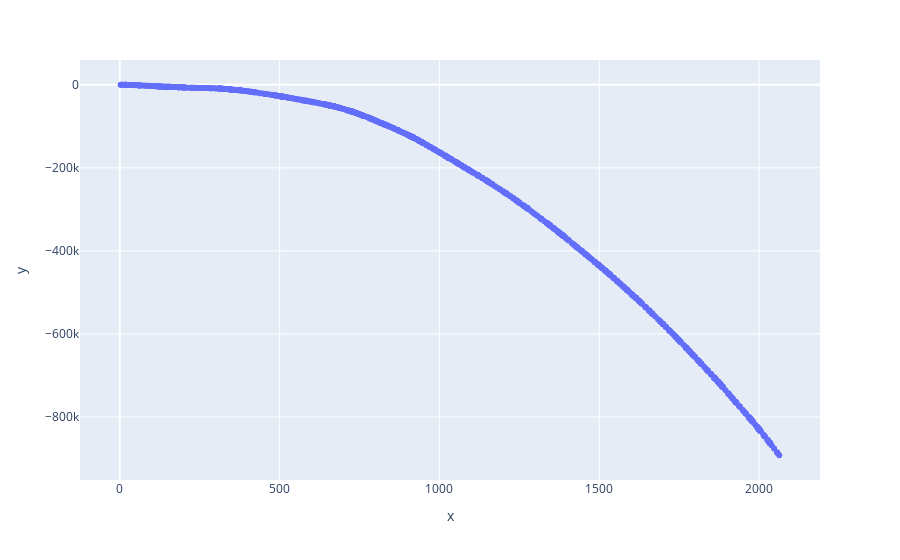

Source (notebook cell):
### Code cell
fig = px.scatter(pos_aim_df,x='x',y='y')
fig.show()

### Figure 1 — Plotly figure (JSON) as saved in the notebook; plotly's stock layout.template omitted (floating-point values rounded to 4 significant figures; data arrays with more than 128 entries replaced by an {"elided": "..."} marker saying what was removed)
{"data": [{"hovertemplate": "x=%{x}<br>y=%{y}<extra></extra>", "legendgroup": "", "marker": {"color": "#636efa", "symbol": "circle"}, "mode": "markers", "name": "", "orientation": "v", "showlegend": false, "type": "scatter", "x": {"elided": "1000 int values"}, "xaxis": "x", "y": {"elided": "1000 int values"}, "yaxis": "y"}], "layout": {"autosize": true, "legend": {"tracegroupgap": 0}, "margin": {"t": 60}, "xaxis": {"anchor": "y", "autorange": true, "domain": [0, 1], "range": [-119.7, 2186.0], "title": {"text": "x"}, "type": "linear"}, "yaxis": {"anchor": "x", "autorange": true, "domain": [0, 1], "range": [-961100.0, 69070.0], "title": {"text": "y"}, "type": "linear"}}}
